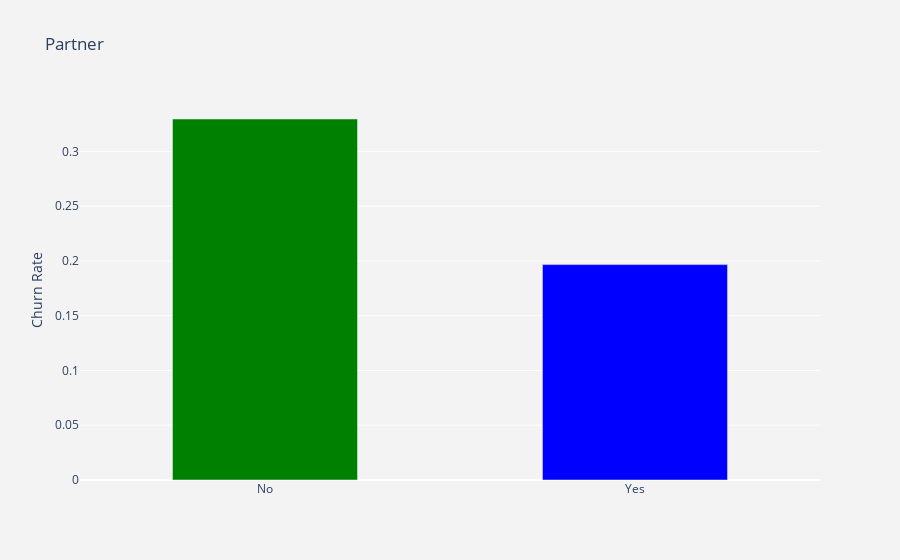

Notebook code cell kept with this figure:
### Code cell
df_plot = df_data.groupby('Partner').Churn.mean().reset_index()
plot_data = [
    go.Bar(
        x=df_plot['Partner'],
        y=df_plot['Churn'],
        width = [0.5, 0.5],
        marker=dict(
        color=['green', 'blue'])
    )
]

plot_layout = go.Layout(
        xaxis={"type": "category"},
        yaxis={"title": "Churn Rate"},
        title='Partner',
        plot_bgcolor  = 'rgb(243,243,243)',
        paper_bgcolor  = 'rgb(243,243,243)',
    )
fig = go.Figure(data=plot_data, layout=plot_layout)
iplot(fig)

### Figure 1 — Plotly figure (JSON) as saved in the notebook; plotly's stock layout.template omitted (floating-point values rounded to 4 significant figures)
{"data": [{"marker": {"color": ["green", "blue"]}, "type": "bar", "width": [0.5, 0.5], "x": ["No", "Yes"], "y": [0.3296, 0.1966]}], "layout": {"paper_bgcolor": "rgb(243,243,243)", "plot_bgcolor": "rgb(243,243,243)", "title": {"text": "Partner"}, "xaxis": {"type": "category"}, "yaxis": {"title": {"text": "Churn Rate"}}}}
